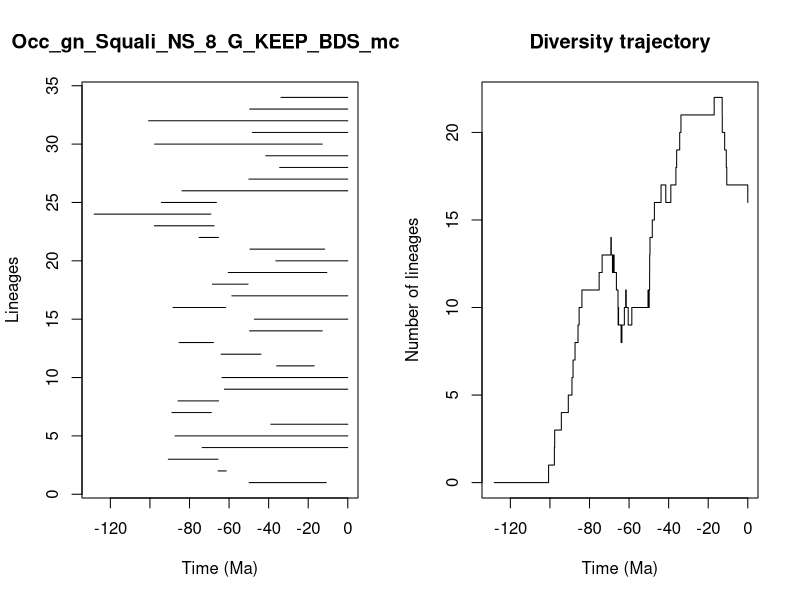

Write R code to recreate this figure.


pdf(file='../Results/Genus_NS/5_MA_bins_EXT_EP/pyrate_mcmc_logs/Occ_gn_Squali_NS_8_G_KEEP_BDS_mcmc_LTT.pdf',width=0.6*20, height=0.6*10)
title = "Occ_gn_Squali_NS_8_G_KEEP_BDS_mcmc"
ts=c(49.83067795101515, 65.53669042964593,90.71983232682125,73.61654366765025,87.31279595313481,38.89832790713927,88.87051504071306,85.80406905216218,62.386385077327766,63.619940989350766,35.944981736279736,64.02825437547735,85.24443198154168,49.622141430465255,47.20263138372371,88.32129513417195,58.60720028558856,68.39486509886618,60.44086051498734,36.33301060590962,49.4283639951131,75.12671804082001,97.7682350733119,128.17529182973016,94.23793433424615,83.83729679596743,49.99776488416056,34.40938390857173,41.43619248853706,97.60637656070301,48.2672682208247,100.6892453907907,49.58618694425612,33.776446308836235)
te=c(10.866583832644467, 61.44090361697263,65.59944325245743,0.0,0.0,0.0,68.98845738266202,65.3149193989989,0.0,0.0,16.990048269503234,43.84472397257913,67.92155222420095,12.939465495601087,0.0,61.70828084644153,0.0,50.43092281486673,10.610650595712563,0.0,11.686134148579953,65.35048892772821,67.5659639310836,69.1978968222073,66.4085135734244,0.0,0.0,0.0,0.0,12.892154643243856,0.0,0.0,0.0,0.0)
div_traj=c(0, 1,2,3,4,5,6,7,8,9,10,11,12,13,14,13,12,13,12,11,10,9,10,9,8,9,10,11,10,9,10,11,10,11,12,13,14,15,16,17,16,17,18,19,20,21,22,21,20,19,18,17,16)
time_events=c(128.17529182973016, 100.6892453907907,97.7682350733119,97.60637656070301,94.23793433424615,90.71983232682125,88.87051504071306,88.32129513417195,87.31279595313481,85.80406905216218,85.24443198154168,83.83729679596743,75.12671804082001,73.61654366765025,69.1978968222073,68.98845738266202,68.39486509886618,67.92155222420095,67.5659639310836,66.4085135734244,65.59944325245743,65.53669042964593,65.35048892772821,65.3149193989989,64.02825437547735,63.619940989350766,62.386385077327766,61.70828084644153,61.44090361697263,60.44086051498734,58.60720028558856,50.43092281486673,49.99776488416056,49.83067795101515,49.622141430465255,49.58618694425612,49.4283639951131,48.2672682208247,47.20263138372371,43.84472397257913,41.43619248853706,38.89832790713927,36.33301060590962,35.944981736279736,34.40938390857173,33.776446308836235,16.990048269503234,12.939465495601087,12.892154643243856,11.686134148579953,10.866583832644467,10.610650595712563,0.0)
                par(mfrow=c(1,2))
                L = length(ts)
                plot(ts, 1:L , xlim=c(-max(ts)-1,0), pch=20, type="n", main=title,xlab="Time (Ma)",ylab="Lineages")
                for (i in 1:L){segments(x0=-te[i],y0=i,x1=-ts[i],y1=i)}    
                t = -time_events
                plot(div_traj ~ t,type="s", main = "Diversity trajectory",xlab="Time (Ma)",ylab="Number of lineages",xlim=c(-max(ts)-1,0))
                abline(v=c(65,200,251,367,445),lty=2,col="gray")
                
